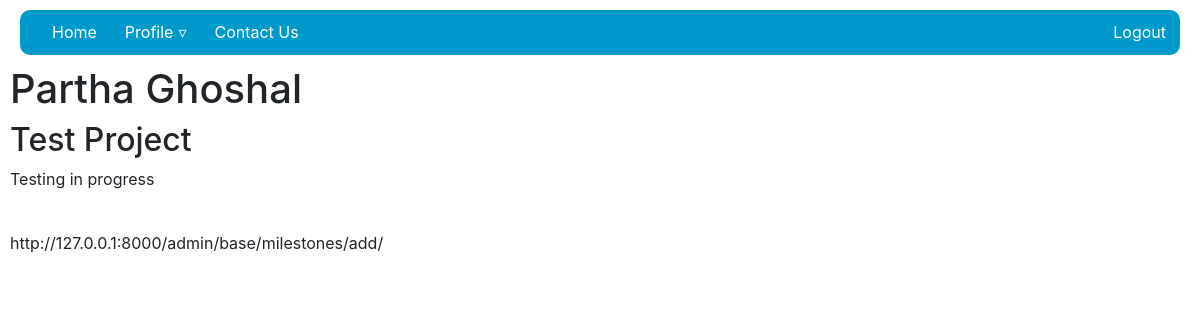
The app's page /milestone/6/ (signed in) with its own data.
### base/models.py (models this page shows)
class Milestones(models.Model):
    user = models.ForeignKey(User, on_delete=models.CASCADE)
    title =  models.CharField(max_length=20, null=True, blank=True)
    description = models.TextField(max_length=1000, null=True, blank=True)
    project_or_repository_link = models.URLField(null=True, blank=True)
    acknowledgement = models.ImageField(upload_to='acknowledment/', null=True, blank=True)
    project = models.ImageField(upload_to='project_images/', null=True, blank=True)

class User(AbstractUser):
    USERNAME_FIELD='username'
    def __str__(self):
        if super().first_name:
            return super().get_full_name()
        else:
            return super().username

### prof_details/views.py (the view)
# urls.py: path('milestone/<str:id>/', login_required(views.MilestoneView.as_view(),login_url='login'), name='milestone'),
class MilestoneView(View):
    def get(self, request, *args, **kwargs):
        milestones = Milestones.objects.get(id=kwargs.get('id'))
        context = {'milestones':milestones}
        return render(request, 'base/milestones_page.html',context)

### base/templates/base/milestones_page.html (shortened to what this page needs)
{% extends 'main.html' %}
{% block content %}
        <h1>{{milestones.user}} </h1>
        <h2>{{milestones.title}}</h2>
        <p>{{milestones.description}}</p>
        {{milestones.project_or_repository_link}}
{% endblock %}

### static/style/main.css (style rules this page uses)
body { margin: 10px; }

### records on screen
Milestones: user "Partha Ghoshal", title "Test Project", description "Testing in progress", project_or_repository_link "http://127.0.0.1:8000/admin/base/milestones/add/"
